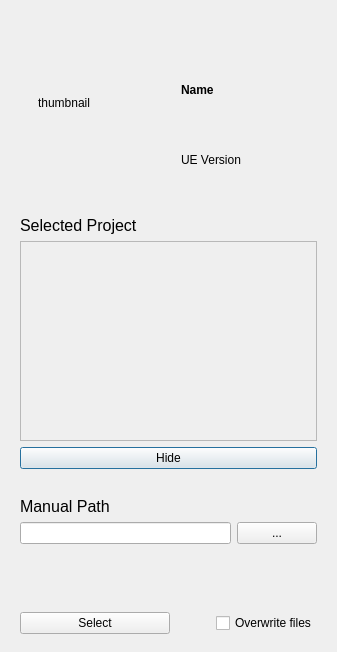
<?xml version="1.0" encoding="UTF-8"?>
<ui version="4.0">
 <class>Dialog</class>
 <widget class="QDialog" name="Dialog">
  <property name="geometry">
   <rect>
    <x>0</x>
    <y>0</y>
    <width>414</width>
    <height>625</height>
   </rect>
  </property>
  <property name="sizePolicy">
   <sizepolicy hsizetype="Preferred" vsizetype="MinimumExpanding">
    <horstretch>0</horstretch>
    <verstretch>0</verstretch>
   </sizepolicy>
  </property>
  <property name="cursor">
   <cursorShape>ArrowCursor</cursorShape>
  </property>
  <property name="windowTitle">
   <string>Download Asset</string>
  </property>
  <layout class="QVBoxLayout" name="verticalLayout">
   <property name="spacing">
    <number>10</number>
   </property>
   <property name="sizeConstraint">
    <enum>QLayout::SetFixedSize</enum>
   </property>
   <property name="topMargin">
    <number>9</number>
   </property>
   <property name="bottomMargin">
    <number>9</number>
   </property>
   <item>
    <widget class="QWidget" name="widget_8" native="true">
     <layout class="QVBoxLayout" name="verticalLayout_7">
      <item>
       <widget class="QWidget" name="widget" native="true">
        <property name="enabled">
         <bool>true</bool>
        </property>
        <property name="minimumSize">
         <size>
          <width>0</width>
          <height>170</height>
         </size>
        </property>
        <layout class="QVBoxLayout" name="verticalLayout_2">
         <property name="topMargin">
          <number>0</number>
         </property>
         <property name="bottomMargin">
          <number>0</number>
         </property>
         <item>
          <widget class="QWidget" name="widget_3" native="true">
           <layout class="QHBoxLayout" name="horizontalLayout_2">
            <item>
             <widget class="QLabel" name="thumbnail">
              <property name="enabled">
               <bool>true</bool>
              </property>
              <property name="text">
               <string>thumbnail</string>
              </property>
             </widget>
            </item>
            <item>
             <widget class="QWidget" name="widget_2" native="true">
              <layout class="QVBoxLayout" name="verticalLayout_6">
               <item>
                <widget class="QLabel" name="name">
                 <property name="enabled">
                  <bool>true</bool>
                 </property>
                 <property name="styleSheet">
                  <string notr="true">font-weight:bold;</string>
                 </property>
                 <property name="text">
                  <string>Name</string>
                 </property>
                 <property name="wordWrap">
                  <bool>true</bool>
                 </property>
                </widget>
               </item>
               <item>
                <widget class="QLabel" name="ue_version">
                 <property name="maximumSize">
                  <size>
                   <width>16777215</width>
                   <height>20</height>
                  </size>
                 </property>
                 <property name="text">
                  <string>UE Version</string>
                 </property>
                </widget>
               </item>
              </layout>
             </widget>
            </item>
           </layout>
          </widget>
         </item>
        </layout>
       </widget>
      </item>
     </layout>
    </widget>
   </item>
   <item>
    <widget class="QWidget" name="projects_container" native="true">
     <layout class="QVBoxLayout" name="verticalLayout_3">
      <item>
       <widget class="QLabel" name="label_4">
        <property name="styleSheet">
         <string notr="true">
font-size:16px;</string>
        </property>
        <property name="text">
         <string>Selected Project</string>
        </property>
       </widget>
      </item>
      <item>
       <widget class="QScrollArea" name="scroll">
        <property name="enabled">
         <bool>true</bool>
        </property>
        <property name="minimumSize">
         <size>
          <width>0</width>
          <height>200</height>
         </size>
        </property>
        <property name="widgetResizable">
         <bool>true</bool>
        </property>
        <property name="alignment">
         <set>Qt::AlignLeading|Qt::AlignLeft|Qt::AlignTop</set>
        </property>
        <widget class="QWidget" name="projects_list">
         <property name="geometry">
          <rect>
           <x>0</x>
           <y>0</y>
           <width>376</width>
           <height>198</height>
          </rect>
         </property>
         <layout class="QVBoxLayout" name="verticalLayout_4">
          <property name="spacing">
           <number>2</number>
          </property>
          <property name="leftMargin">
           <number>0</number>
          </property>
          <property name="topMargin">
           <number>2</number>
          </property>
          <property name="rightMargin">
           <number>0</number>
          </property>
          <property name="bottomMargin">
           <number>2</number>
          </property>
         </layout>
        </widget>
       </widget>
      </item>
      <item>
       <widget class="QPushButton" name="show_hide_button">
        <property name="text">
         <string>Hide</string>
        </property>
       </widget>
      </item>
     </layout>
    </widget>
   </item>
   <item>
    <widget class="QWidget" name="widget_9" native="true">
     <layout class="QVBoxLayout" name="verticalLayout_8">
      <item>
       <widget class="QLabel" name="label_3">
        <property name="cursor">
         <cursorShape>ArrowCursor</cursorShape>
        </property>
        <property name="styleSheet">
         <string notr="true">
font-size:16px;</string>
        </property>
        <property name="text">
         <string>Manual Path</string>
        </property>
       </widget>
      </item>
      <item>
       <widget class="QWidget" name="widget_4" native="true">
        <property name="cursor">
         <cursorShape>PointingHandCursor</cursorShape>
        </property>
        <layout class="QHBoxLayout" name="horizontalLayout_3">
         <property name="leftMargin">
          <number>0</number>
         </property>
         <property name="topMargin">
          <number>0</number>
         </property>
         <property name="rightMargin">
          <number>0</number>
         </property>
         <property name="bottomMargin">
          <number>0</number>
         </property>
         <item>
          <widget class="QLineEdit" name="path">
           <property name="enabled">
            <bool>true</bool>
           </property>
           <property name="readOnly">
            <bool>true</bool>
           </property>
          </widget>
         </item>
         <item>
          <widget class="QPushButton" name="select_file">
           <property name="cursor">
            <cursorShape>PointingHandCursor</cursorShape>
           </property>
           <property name="text">
            <string>...</string>
           </property>
          </widget>
         </item>
        </layout>
       </widget>
      </item>
     </layout>
    </widget>
   </item>
   <item>
    <spacer name="verticalSpacer">
     <property name="orientation">
      <enum>Qt::Vertical</enum>
     </property>
     <property name="sizeHint" stdset="0">
      <size>
       <width>20</width>
       <height>40</height>
      </size>
     </property>
    </spacer>
   </item>
   <item>
    <widget class="QWidget" name="widget_5" native="true">
     <layout class="QHBoxLayout" name="horizontalLayout_4">
      <item>
       <widget class="QPushButton" name="download_asset">
        <property name="minimumSize">
         <size>
          <width>150</width>
          <height>0</height>
         </size>
        </property>
        <property name="cursor">
         <cursorShape>PointingHandCursor</cursorShape>
        </property>
        <property name="text">
         <string>Select</string>
        </property>
       </widget>
      </item>
      <item>
       <spacer name="horizontalSpacer">
        <property name="orientation">
         <enum>Qt::Horizontal</enum>
        </property>
        <property name="sizeHint" stdset="0">
         <size>
          <width>40</width>
          <height>20</height>
         </size>
        </property>
       </spacer>
      </item>
      <item>
       <widget class="QCheckBox" name="overwrite">
        <property name="cursor">
         <cursorShape>OpenHandCursor</cursorShape>
        </property>
        <property name="text">
         <string>Overwrite files</string>
        </property>
       </widget>
      </item>
     </layout>
    </widget>
   </item>
  </layout>
 </widget>
 <resources/>
 <connections/>
</ui>
